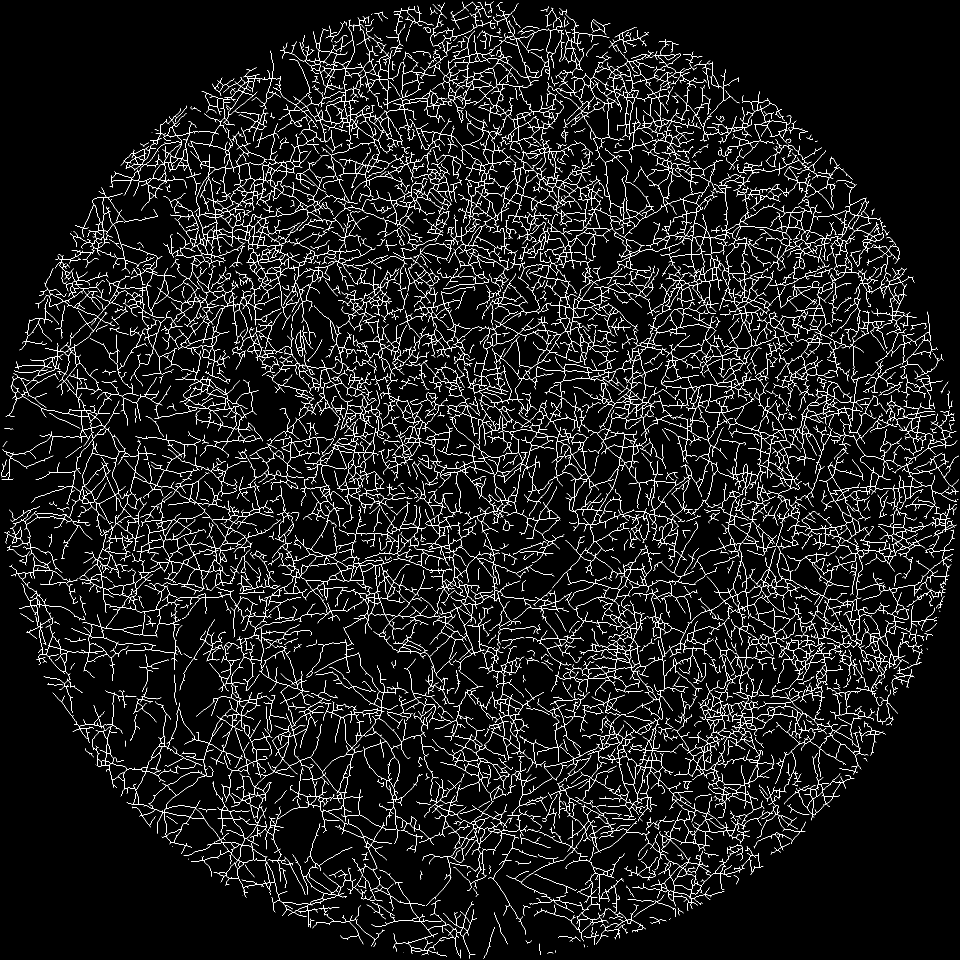
#> input picture data/PS-216 srfA +Fo_1 vs 5_E4_6skeleton_no_border.png, 2880 x 2880 px (shown at 1/3 size)
$ python -i binary_process.py   (imports and definitions only)
#> lines starting #> are read from the running program, lines starting #| are printed output that depends on the picture
#> further down, picture is the input picture: shape (2880, 2880, 3); 4.2% white in thin lines or dots
#!/usr/bin/env python3
"""
Process images using trained classifiers and measure hyphae.
Uses config.ini for all settings.
"""

import os
import configparser
import numpy as np
import pandas as pd
import joblib
from pathlib import Path
from tqdm import tqdm
from skimage import io, color, morphology, exposure, measure
from skimage.util import img_as_ubyte
from skimage.color import rgb2gray
from skimage.filters import threshold_otsu
from scipy import ndimage

from feature_extraction import FeatureExtractor


# [107 lines left out: functions load_config, classify_images, create_circular_mask, enhance_contrast, apply_enhanced_sato_filter, not called in this run]


def enhance_vessel_response(vessel_img, category='good'):
    """Enhancement using local statistics and connectivity."""
#> called with category = 'good'
    from skimage import morphology, measure
    from scipy import ndimage

    if category == 'semi_good':
        VESSEL_ENHANCEMENT_ITERATIONS = 2
        ENHANCEMENT_FACTOR = 1.3
        sensitivity_factor = 0.4
        min_area = 4
    else:
        VESSEL_ENHANCEMENT_ITERATIONS = 2
        ENHANCEMENT_FACTOR = 1.2
        sensitivity_factor = 0.5
        min_area = 5

    enhanced = vessel_img.copy()
    local_mean = ndimage.uniform_filter(vessel_img, size=15)
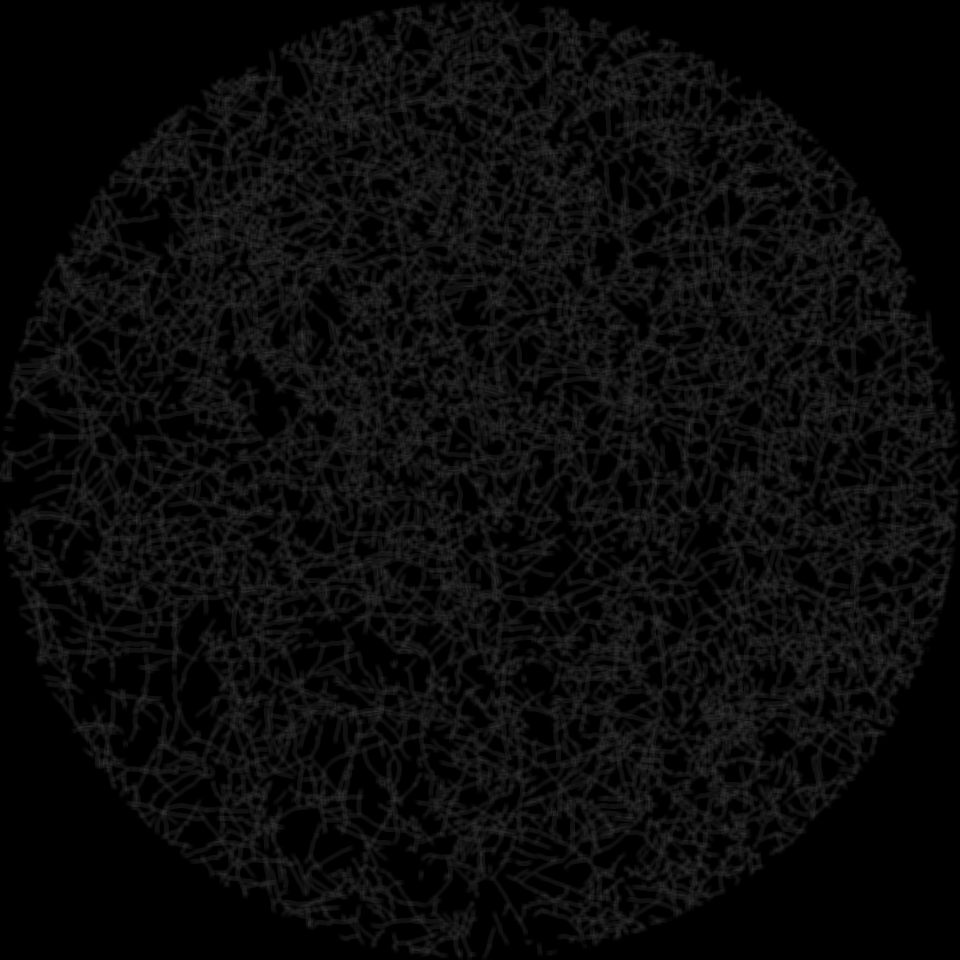
#> local_mean: shape (2880, 2880, 3) (shown at 1/3 size); min 0, max 63, mean 10.5
    local_std = np.sqrt(np.maximum(ndimage.uniform_filter(vessel_img**2, size=15) - local_mean**2, 1e-10))
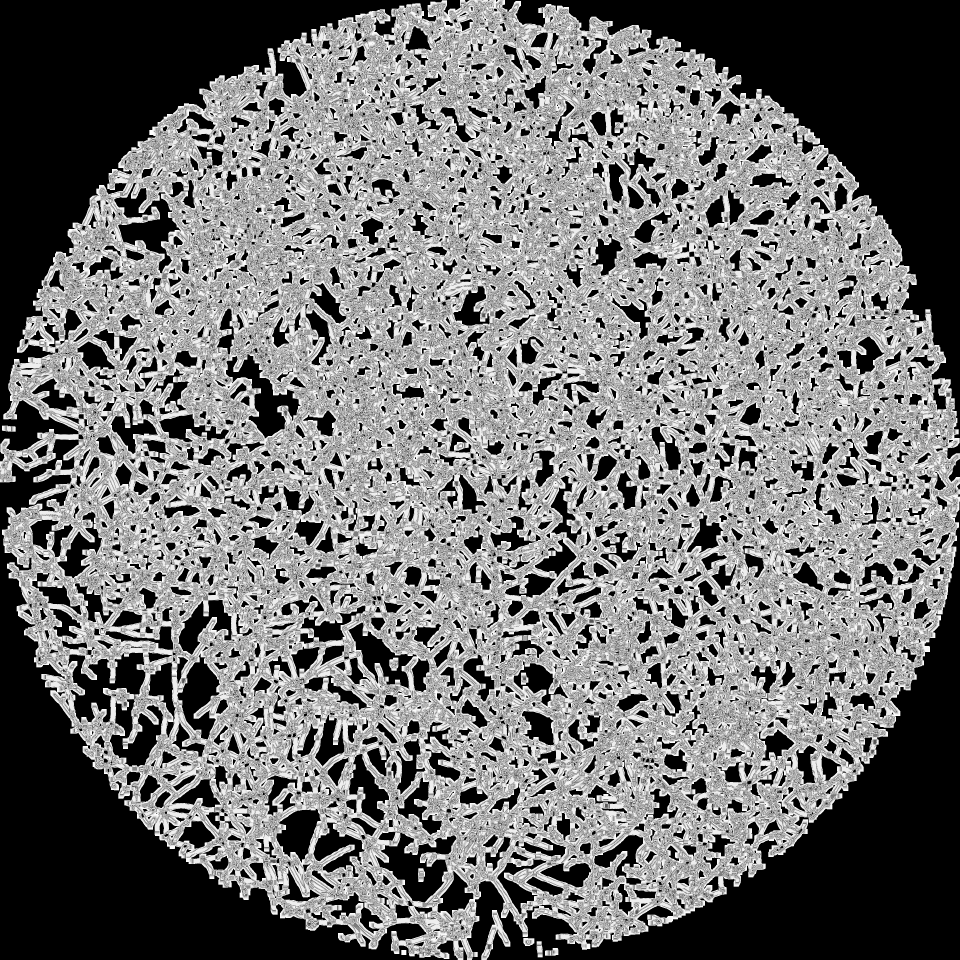
#> local_std: shape (2880, 2880, 3) float64 (shown at 1/3 size); min 1e-05, max 15.97, mean 7.15; drawn with min black and max white

    for iteration in range(VESSEL_ENHANCEMENT_ITERATIONS):
        binary = enhanced > (local_mean + sensitivity_factor * local_std)
        labels = morphology.label(binary)

        for region in measure.regionprops(labels):
            if region.area > min_area:
                coords = region.coords
                current_factor = ENHANCEMENT_FACTOR * (1 + 0.1 * iteration) if category == 'semi_good' else ENHANCEMENT_FACTOR
                enhanced[coords[:, 0], coords[:, 1]] *= current_factor
#> this loop made 1 pass
#> pass 1, in enhance_vessel_response, `labels = morphology.label(binary)`:
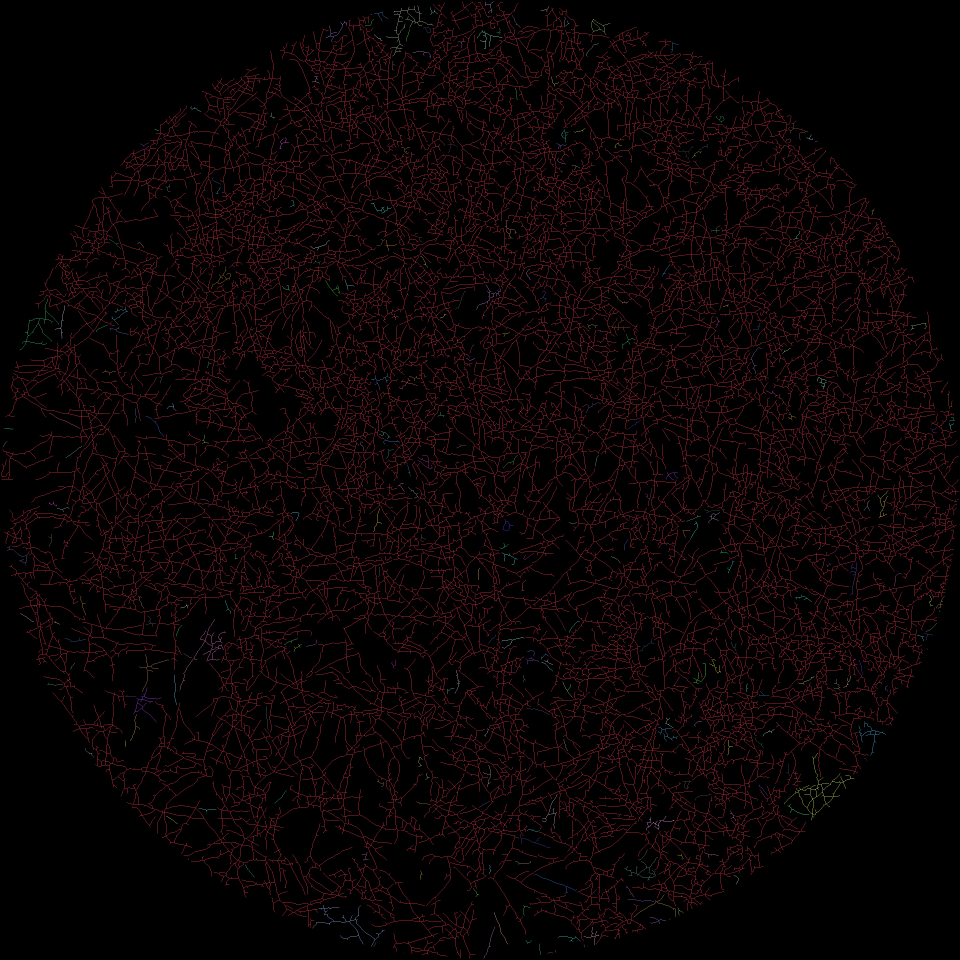
#> labels: shape (2880, 2880, 3) int32 (shown at 1/3 size); 302 distinct labels, from 0 to 301; one colour per label, 0 black

    if category == 'semi_good':
        enhanced = enhanced ** 0.9
        from skimage.morphology import white_tophat, disk
        tophat = white_tophat(enhanced, disk(1))
        enhanced = enhanced + 0.1 * tophat

    enhanced = (enhanced - enhanced.min()) / (enhanced.max() - enhanced.min())
    return enhanced


# [250 lines left out: functions threshold_image, clean_binary_image, determine_parameters, measure_hyphae, process_folder, main, not called in this run]


# [2 lines not run here, left out]

>>> import cv2
>>> picture = cv2.cvtColor(cv2.imread('../data/PS-216 srfA +Fo_1 vs 5_E4_6skeleton_no_border.png'), cv2.COLOR_BGR2RGB)
#> (the run stopped early here; a loop or call above may not have finished)
